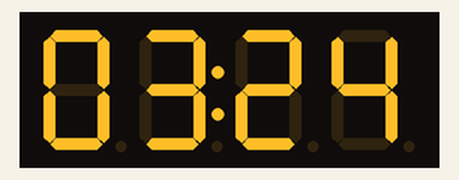
This sketch was run on a simulated Arduino Uno, built with avr-gcc and run on an emulated ATmega328P. Parts: 4-digit seven-segment display. The local clock reads 2024-03-15 10:24:30 at power-on unless the sketch sets it; what the sketch prints to the serial monitor is not drawn.

Above: at 0.1 s.
At 90.4 s:
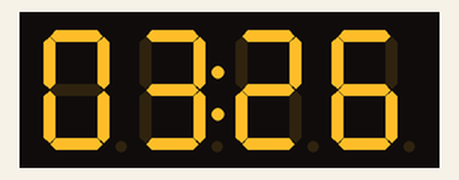

The sketch:

RTCtester.ino
```cpp
// DS1307 & TM1637 数码管 —— 实验2 修改版
// 修改1：TM1637 显示"组号:分钟"（前两位组号，后两位分钟，中间冒号常亮）
// 修改2：串口输出时间数据前，先输出本组组号
// 接线：DS1307: VCC→5V GND→GND SDA→A4 SCL→A5
//       TM1637: VCC→5V GND→GND CLK→10 DIO→9
#include <Wire.h>       // 引入 I2C 通信库（DS1307 时钟模块必需）
#include <RTClib.h>     // 引入 DS1307 实时时钟库
#include <DHT.h>        // 引入 DHT11 温湿度传感器库
#include <TM1637.h>     // 引入师兄指定的 Grove TM1637 四位数码管库

#define CLK 10           // TM1637 CLK 接 10
#define DIO 9            // TM1637 DIO 接 9
#define GROUP_NUMBER 3   // 本组组号

TM1637 tm1637(CLK, DIO);
RTC_DS1307 RTC;

void setup() {
  Serial.begin(9600);
  if (!RTC.begin()) {
    Serial.println("Couldn't find RTC");
    while (1);
  }
  if (!RTC.isrunning()) {
    Serial.println("RTC is NOT running!");
    RTC.adjust(DateTime(F(__DATE__), F(__TIME__)));
  }
  tm1637.init();
  tm1637.set(BRIGHTEST);   // BRIGHTEST = 7, TYPICAL = 2, DARKEST = 0
  tm1637.point(POINT_ON);  // 中间冒号常亮
}

void loop() {
  DateTime theTime = RTC.now();
  int hour   = theTime.hour();    // 老师原代码漏了 hour 赋值，这里补上
  int minute = theTime.minute();
  int second = theTime.second();

  // 修改1：数码管显示"组号:分钟"
  // 前两位：组号（不足两位补 0），后两位：分钟
  tm1637.display(0, GROUP_NUMBER / 10);
  tm1637.display(1, GROUP_NUMBER % 10);
  tm1637.display(2, minute / 10);
  tm1637.display(3, minute % 10);

  // 修改2：串口先输出组号，再输出时间数据
  Serial.print("组号: ");
  Serial.print(GROUP_NUMBER);
  Serial.print("  时间: ");
  Serial.print(hour);
  Serial.print(":");
  Serial.print(minute);
  Serial.print(":");
  Serial.println(second);

  delay(1000);   // 1 秒刷新一次
}
```
